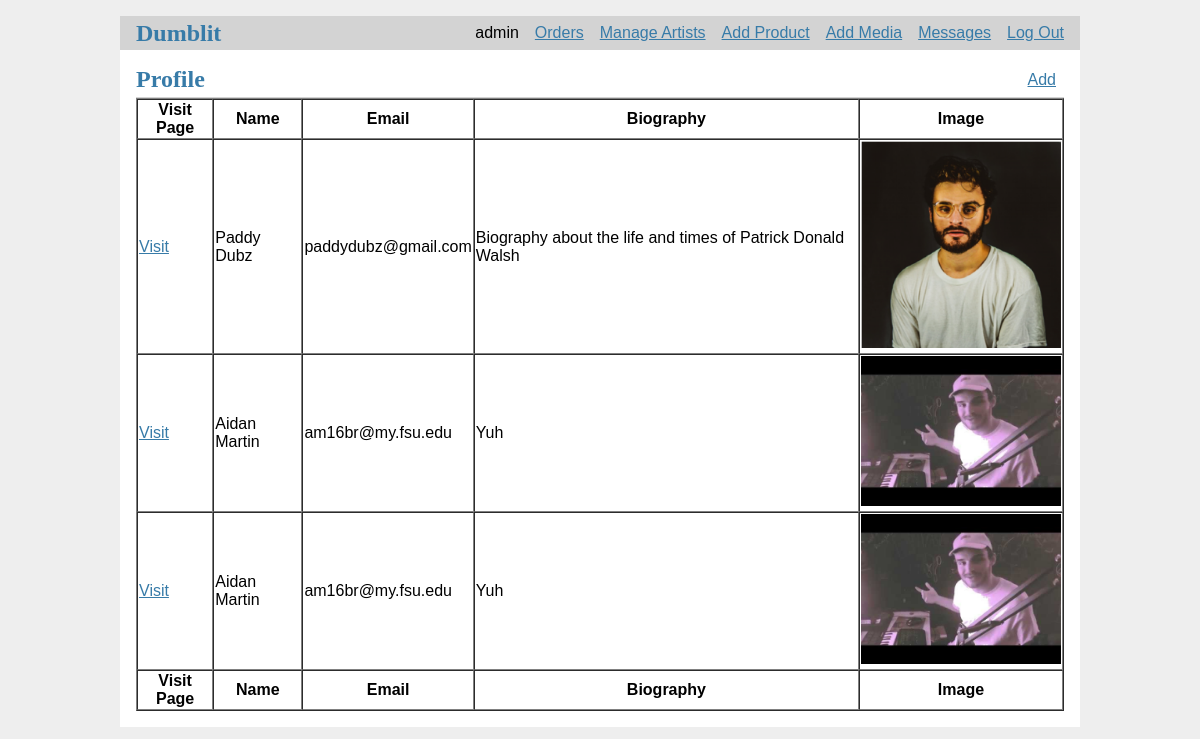
The page /table/Profile (signed in) on the database as committed earlier.
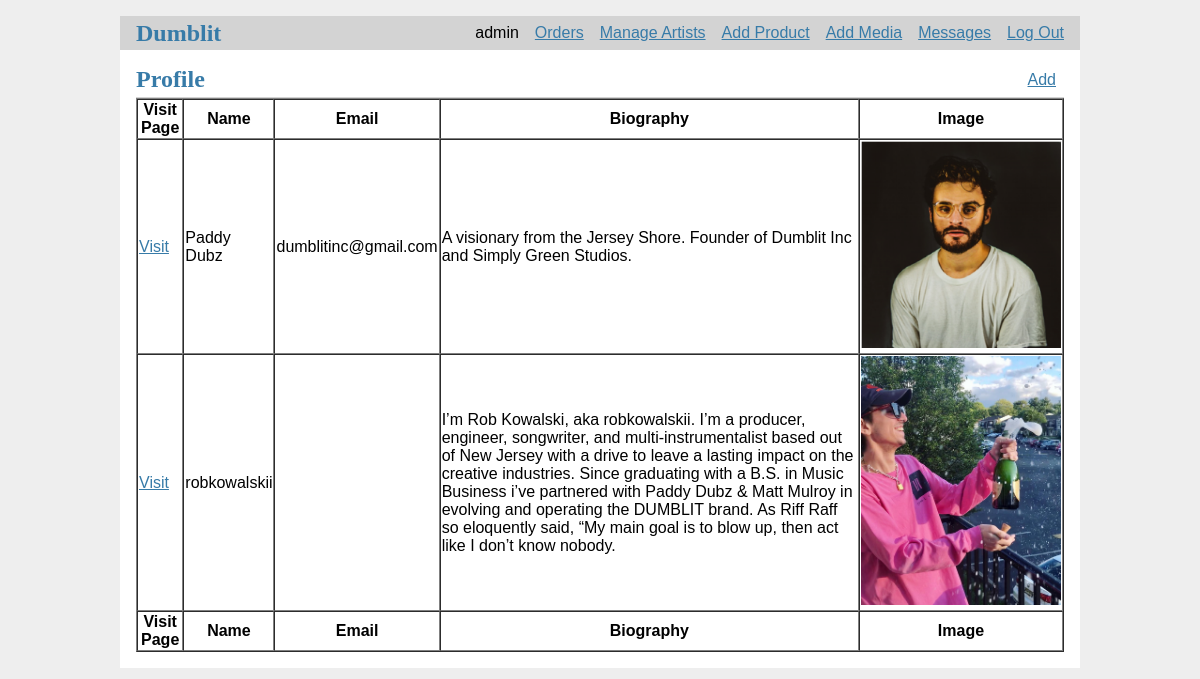
The same page on the database as committed later.
### tables this page shows
CREATE TABLE Profile (
  id INTEGER PRIMARY KEY AUTOINCREMENT,
  author_id INTEGER NOT NULL,
  created TIMESTAMP NOT NULL DEFAULT CURRENT_TIMESTAMP,
  Name TEXT NOT NULL,
  Email TEXT NOT NULL,
  Phone TEXT NOT NULL,
  Location TEXT NOT NULL,
  Instagram TEXT NOT NULL,
  Twitter TEXT NOT NULL,
  Facebook TEXT NOT NULL,
  Youtube TEXT NOT NULL,
  Soundcloud TEXT NOT NULL,
  Spotify TEXT NOT NULL,
  AppleMusic TEXT NOT NULL,
  Biography TEXT NOT NULL,
  Image TEXT NOT NULL,
  Image2 TEXT NOT NULL,
  menu_color TEXT NOT NULL,
  background_color TEXT NOT NULL,
  main_text_color TEXT NOT NULL,
  secondary_text_color TEXT NOT NULL,
  FOREIGN KEY (author_id) REFERENCES user (id)
);

### flaskr/blog.py (the view)
@bp.route("/table/<path:page>", methods=("GET", "POST"))
def table(page):
    if(page == "order"):
        list = ["Name", "Address", "Product", "Quantity", "Price"]
        string = "SELECT * FROM " + page
    else:
        list = get_table(page)
        string = "SELECT * FROM " + page
    db = get_db()
    rows = db.execute(string).fetchall()
    return render_template("blog/table.html", list=list, rows=rows, page=page)

### flaskr/auth.py (called while the page is built)
@bp.before_app_request
def load_logged_in_user():
    user_id = session.get("user_id")
    if user_id is None:
        g.user = None
    else:
        g.user = (
            get_db().execute("SELECT * FROM user WHERE id = ?", (user_id,)).fetchone()
        )

### flaskr/blog.py (called while the page is built)
def get_table(page):
    if(page == "Product"):
        list = ["Delete Product", "Add Variant", "Name", "Price", "Description", "Image"]
    elif(page == "Profile"):
        list = ["Visit Page", "Name", "Email", "Biography", "Image"]
    elif(page == "Message"):
        list = ["author_id", "body", "file", "created"]
    elif(page == "Cart"):
        list = ["Name", "Quantity", "Price", "Image", "Delete Product",]
    return list

### flaskr/db.py (called while the page is built)
def get_db():
    if "db" not in g:
        g.db = sqlite3.connect(
            current_app.config["DATABASE"], detect_types=sqlite3.PARSE_DECLTYPES
        )
        g.db.row_factory = sqlite3.Row
    return g.db

### flaskr/templates/blog/table.html
{% extends 'base.html' %}
{% block header %}
  <h1>{% block title %}{{page}}{% endblock %}</h1>
  {% if g.user %}
    <a class="action" href="{{ url_for('blog.add', page='Profile') }}">Add</a>
  {% endif %}
{% endblock %}
{% block content %}
<table border = 1 width="100%" cellspacing="0">
  <thead>
    <tr>
      {% for x in list %}
      <th>{{x}}</th>
      {% endfor %}
  </thead>
  <tfoot>
    <tr>
      {% for x in list %}
      <th>{{x}}</th>
      {% endfor %}
    </tr>
  </tfoot>
  <tbody>
    {% for row in rows %}
        <tr>
          {% for x in list %}
          {% if x == "Image" %}
              <td><img width=200px src="../{{row["Image"]}}" ></td>
          {% elif x == "Add Variant" %}
            <td><a class="action" href="{{url_for('blog.addVariant', id=row['id'])}}">Add Variant</td>
          {% elif x == "Delete Product" %}
            <td>
              <form action="{{ url_for('blog.delete', id=row['id'], page=page) }}" method="post">
                <input class="danger" type="submit" value="Delete" onclick="return confirm('Are you sure?');">
              </form>
          {% elif x == "Visit Page" %}
              <td><a class="action" href="{{url_for('blog.profile', id=row['id'], name=row['name'])}}">Visit</td>
          {% else %}
              <td>{{row[x]}}</td>
          {% endif %}
          {% endfor %}
        </tr>
    {% endfor %}
  </tbody>
</table>
{% endblock %}

Rows that differ between the two databases and show on the page:
removed Profile: Name "Aidan Martin" "am16br@my.fsu.edu" "Yuh", Image (placeholder picture)
removed Profile: Name "Aidan Martin" "am16br@my.fsu.edu" "Yuh", Image (placeholder picture)
added Profile: Name "robkowalskii" "I’m Rob Kowalski, aka robkowalskii. I’m a producer, engineer, songwriter, and multi-instrumentalist based out of New Jersey with a drive to leave a lasting impact on the creative industries. Since graduating with a B.S. in Music Business i’ve partnered with Paddy Dubz & Matt Mulroy in evolving and operating the DUMBLIT brand. As Riff Raff so eloquently said, “My main goal is to blow up, then act like I don’t know nobody.", Image (picture)
Other text that changed with them:
new list line: "dumblitinc@gmail.com"
new list line: "A visionary from the Jersey Shore. Founder of Dumblit Inc and Simply Green Studios."
list line gone: "paddydubz@gmail.com"
list line gone: "Biography about the life and times of Patrick Donald Walsh"
